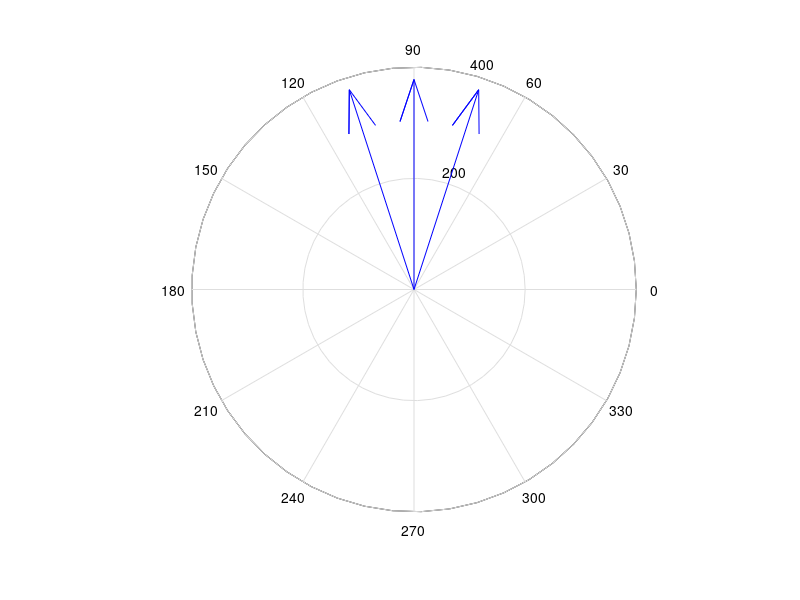

Source code (MATLAB):
% This script is produce a waypoint before the home position in order to
% stable the back transition. The waypoint represent as a distance and an
% angle refer to the north direction.
clear all
windSpeed = 20;
windDirection = 180; % the direction of wind come from
minumumAirspeed = 23;
deaccelaration = 0.7; % deacceleration
waypointDirection = 0;
waypointDistance =  380;
R_min = minumumAirspeed^2/(2*deaccelaration); % V_f^2 = V_s^2 + 2*a*S
MaxBeta = 15;% maximan side slip angle
if (tand(MaxBeta)*minumumAirspeed/windSpeed > 1)
    rp1 = 1;
elseif(tand(MaxBeta)*minumumAirspeed/windSpeed < 0)
    rp1 = 0;
else 
    rp1 = tand(MaxBeta)*minumumAirspeed/windSpeed;
end
AcceptCrossWindAngle = asind(rp1);
PathAngle = rem(windDirection + 180,360);
PathAngleRange = [PathAngle+AcceptCrossWindAngle PathAngle PathAngle-AcceptCrossWindAngle];
compass(R_min*sind(PathAngleRange(:)),R_min*cosd(PathAngleRange(:)));